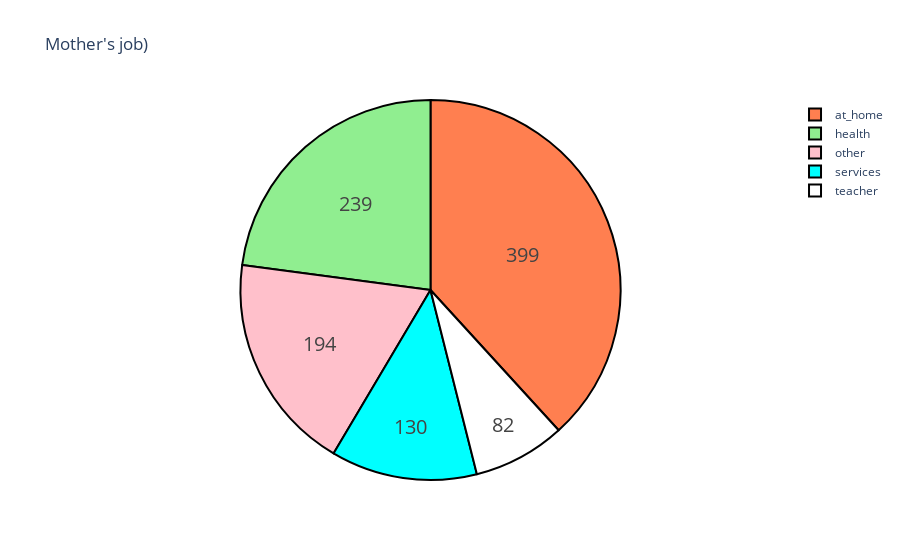

Notebook cell for this chart:
### Markdown cell above
Реакция!!!

I am glad that most students live with their mother and father. We have a lot of information about parents of students.
Let's see what the students mothers do. /

Я рад, что большинство студентов живут со своими родителями. У нас есть много информации о родителях учеников.
Давайте посмотрим, что делают матери студентов.

### Code cell
pie_chart(data["Mjob"], title = "Mother's job)")
pie_chart(data["Fjob"], title = "Father's job")

### Figure 1 — Plotly figure (JSON) as saved in the notebook; plotly's stock layout.template omitted (floating-point values rounded to 4 significant figures)
{"data": [{"hoverinfo": "label+percent", "labels": ["at_home", "health", "other", "services", "teacher"], "marker": {"colors": ["coral", "lightgreen", "pink", "cyan", "white"], "line": {"color": "#000000", "width": 2}}, "textfont": {"size": 20}, "textinfo": "value", "type": "pie", "values": [399, 239, 194, 130, 82]}], "layout": {"title": {"text": "Mother's job)"}}}
